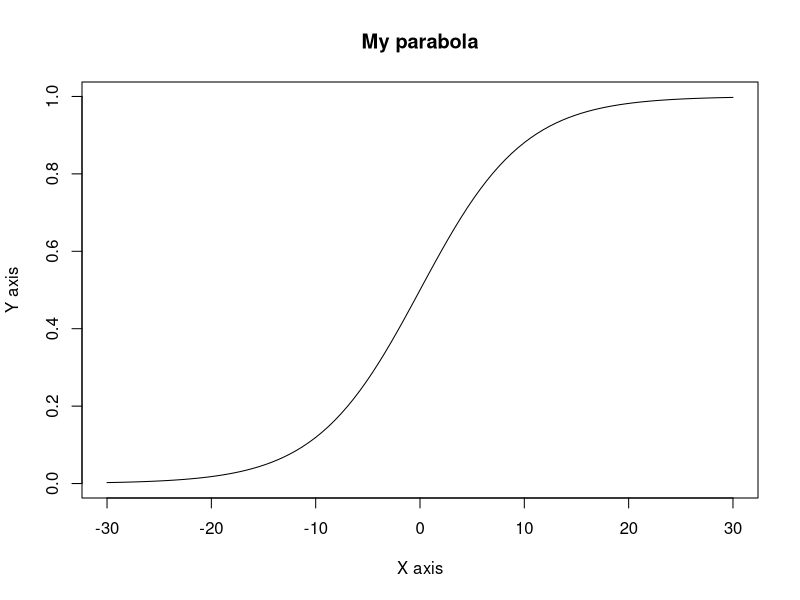
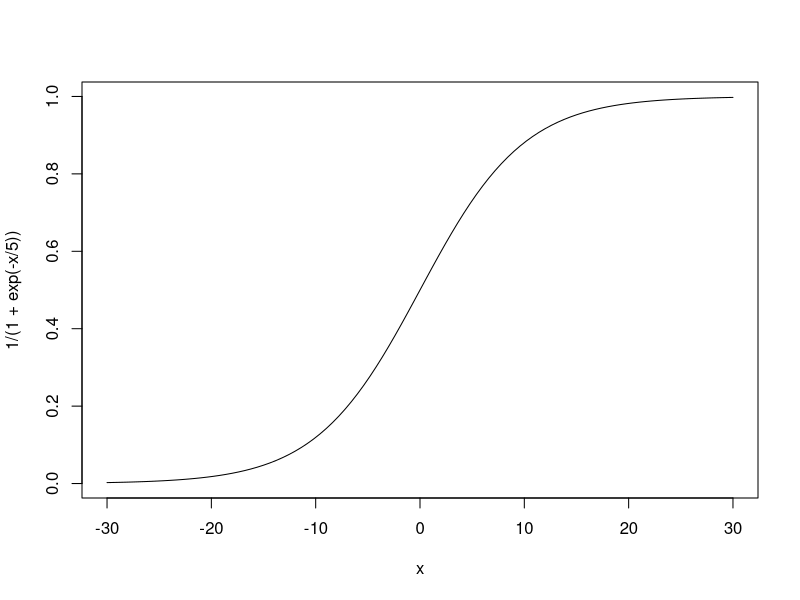

R code for these plots, in order:
#x^2
n = 100
x = seq(from=-30, to=30,length.out=n)
y=1/(1+exp(-x/5))
plot(x,y,type ="l",
     xlab = "X axis",
     ylab = "Y axis",
     main = "My parabola"
     )

curve(1/(1+exp(-x/5)), from=-30, to=30)
